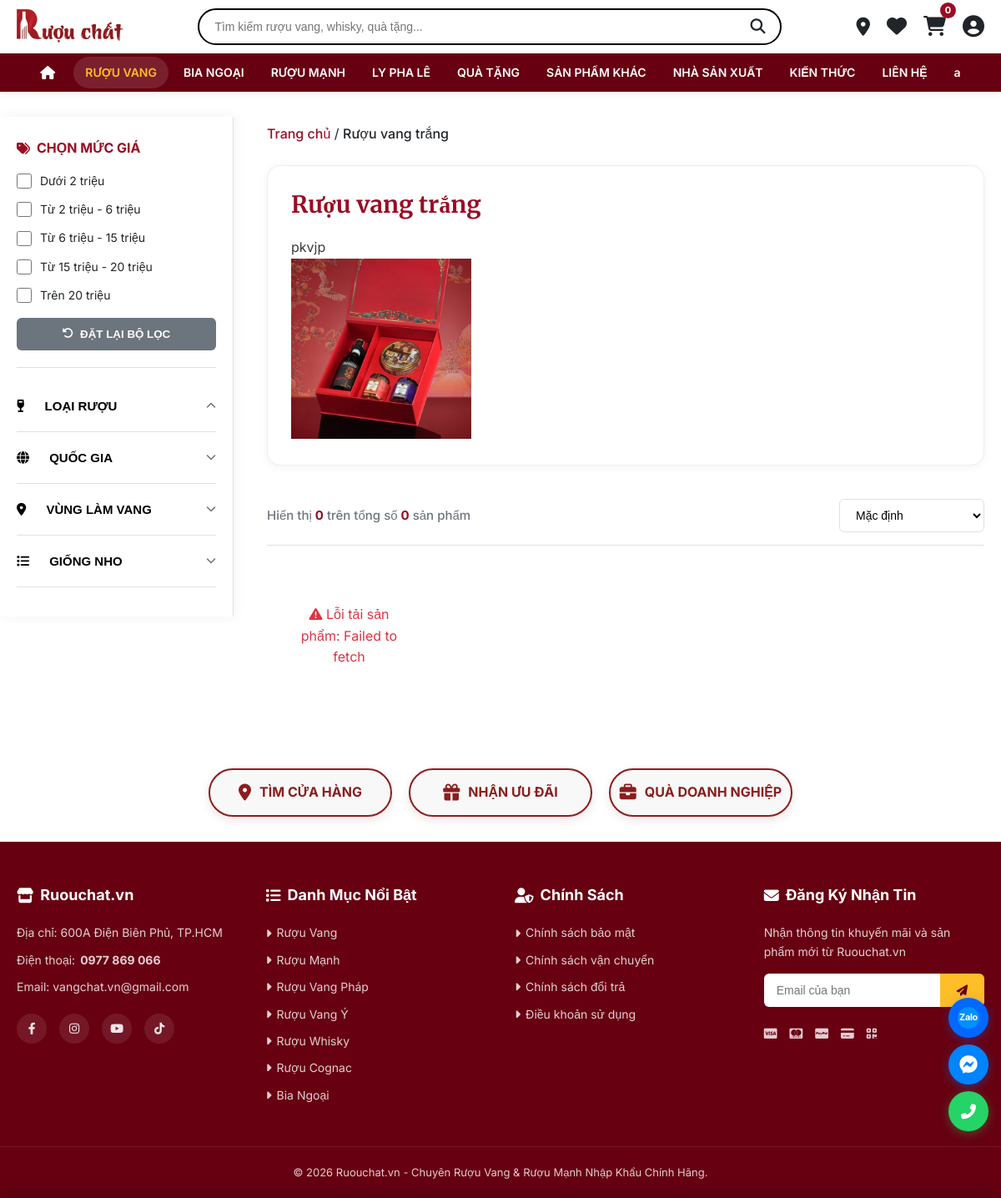
The app's page /ruou-vang-trang with its own data.
### tables this page shows
CREATE TABLE `menu_items` (
  `id` int(11) NOT NULL,
  `label` varchar(100) NOT NULL,
  `link` varchar(255) DEFAULT '#',
  `link_type` enum('custom','category','country','region','grape') DEFAULT 'custom',
  `link_value` varchar(255) DEFAULT NULL,
  `category_id` int(11) DEFAULT NULL,
  `parent_id` int(11) DEFAULT 0,
  `sort_order` int(11) DEFAULT 0,
  `column_group` int(11) DEFAULT 0 COMMENT 'Nhóm cột cho mega menu (1,2,3,4)',
  `is_heading` tinyint(1) DEFAULT 0 COMMENT '1 = tiêu đề cột',
  `is_highlight` tinyint(1) DEFAULT 0 COMMENT '1 = highlight (màu đỏ)',
  `slug` varchar(255) DEFAULT NULL
);

CREATE TABLE `categories` (
  `id` int(11) NOT NULL,
  `name` varchar(255) NOT NULL,
  `slug` varchar(255) NOT NULL,
  `parent_id` int(11) DEFAULT 0,
  `level` int(11) DEFAULT 0,
  `description` mediumtext DEFAULT NULL,
  `seo_title` varchar(255) DEFAULT NULL,
  `seo_description` mediumtext DEFAULT NULL,
  `meta_description` mediumtext DEFAULT NULL,
  `image` varchar(255) DEFAULT NULL,
  `order_position` int(11) DEFAULT 0,
  `status` tinyint(1) DEFAULT 1,
  `is_producer` tinyint(1) DEFAULT 0
);

### product_main.php (the view, shortened to what the rows shown need)
<?php
require_once 'api/config.php';
function columnExists($table, $column) {
    global $conn;
    $result = $conn->query("SHOW COLUMNS FROM `$table` LIKE '$column'");
    return $result && $result->num_rows > 0;
}
$hasSlug = columnExists('categories', 'slug');
$categoryId = isset($_GET['cat_id']) ? (int)$_GET['cat_id'] : 0;
$categorySlug = isset($_GET['category_slug']) ? trim($_GET['category_slug']) : '';
$searchKeyword = isset($_GET['search']) ? trim($_GET['search']) : '';
$brandFilter = isset($_GET['brand']) ? trim($_GET['brand']) : '';
if (!empty($categorySlug) && $categoryId == 0) {
    if ($hasSlug) {
        $stmt = $conn->prepare("SELECT id, name, description, meta_description, image, parent_id FROM categories WHERE slug = ? AND status = 1");
        if ($stmt) {
            $stmt->bind_param("s", $categorySlug);
            $stmt->execute();
            $result = $stmt->get_result();
            if ($result->num_rows > 0) {
                $catData = $result->fetch_assoc();
                $categoryId = (int)$catData['id'];
            }
        }
    }
}
$category = null;
$showDefaultDesc = true;
if ($categoryId > 0) {
    $fields = "id, name, description, meta_description, image, parent_id";
    if ($hasSlug) $fields .= ", slug";
    $stmt = $conn->prepare("SELECT $fields FROM categories WHERE id = ? AND status = 1");
    if ($stmt) {
        $stmt->bind_param("i", $categoryId);
        $stmt->execute();
        $result = $stmt->get_result();
        if ($result->num_rows > 0) {
            $category = $result->fetch_assoc();
            $showDefaultDesc = false;
        }
    }
}
function fixDescriptionImages($content) {
    $content = str_replace('../uploads/', 'uploads/', $content);
    return $content;
}
$menuItems = [];
$menuResult = $conn->query("SELECT * FROM menu_items ORDER BY parent_id, sort_order, id");
if ($menuResult && $menuResult->num_rows > 0) {
    while ($row = $menuResult->fetch_assoc()) {
        $menuItems[] = $row;
    }
}
function convertLink($link, $link_type, $link_value, $category_id, $slug = null) {
    if (!empty($slug) && !empty($link) && strpos($link, '/') === 0) {
        if (preg_match('/^\/[a-z0-9-]+$/', $link)) {
            return $link;
        }
    }
    $staticLinks = [
        'product_main.php' => '/ruou-vang',
        'lyphale.php' => '/ly-pha-le',
        'kienthuc.php' => '/kien-thuc',
        'lienhe.php' => '/lien-he',
        'sanphamkhac.php' => '/san-pham-khac',
        'quatangdoanhnghiep.php' => '/quatangdoanhnghiep',
        'nhasanxuat.php' => '/nha-san-xuat',
        'login.php' => '/dang-nhap',
        'register.php' => '/dang-ky',
        'cart.php' => '/gio-hang',
        'account.php' => '/tai-khoan',
        'checkout.php' => '/thanh-toan',
        'chinh-sach.php' => '/chinh-sach'
    ];
    if (isset($staticLinks[$link])) {
        return $staticLinks[$link];
    }
    return $link;
}
function buildMenuHTML($menuItems) {
    $rootItems = array_filter($menuItems, function($item) {
        return $item['parent_id'] == 0;
    });
    usort($rootItems, function($a, $b) {
        return ($a['sort_order'] ?? 0) - ($b['sort_order'] ?? 0);
    });
    $html = '';
    foreach ($rootItems as $root) {
        $children = array_filter($menuItems, function($item) use ($root) {
            return $item['parent_id'] == $root['id'];
        });
        usort($children, function($a, $b) {
            return ($a['sort_order'] ?? 0) - ($b['sort_order'] ?? 0);
        });
        $hasChildren = !empty($children);
        $link = convertLink($root['link'] ?? '#', $root['link_type'] ?? 'custom', $root['link_value'] ?? null, $root['category_id'] ?? null, $root['slug'] ?? null);
        $isActive = false;
        $currentPath = $_SERVER['REQUEST_URI'];
        $linkPath = parse_url($link, PHP_URL_PATH);
        if ($linkPath && strpos($currentPath, $linkPath) !== false) {
            $isActive = true;
        }
        if (!empty($root['slug']) && strpos($currentPath, '/' . $root['slug']) !== false) {
            $isActive = true;
        }
        $activeClass = $isActive ? ' active' : '';
        $liClass = $hasChildren ? 'class="nav-item has-dropdown"' : 'class="nav-item"';
        $html .= '<li ' . $liClass . '>';
        $html .= '<a href="' . htmlspecialchars($link) . '" class="nav-link' . $activeClass . '">' . htmlspecialchars($root['label']) . '</a>';
        if ($hasChildren) {
            $html .= '<span class="mobile-arrow"><i class="fas fa-chevron-down"></i></span>';
            $html .= '<div class="dropdown-menu">';
            $grouped = [];
            foreach ($children as $child) {
                $group = !empty($child['column_group']) ? (int)$child['column_group'] : 1;
                if (!isset($grouped[$group])) {
                    $grouped[$group] = [];
                }
                $grouped[$group][] = $child;
            }
            ksort($grouped);
            foreach ($grouped as $groupItems) {
                $html .= '<div class="dropdown-column">';
                foreach ($groupItems as $child) {
                    $childLink = convertLink($child['link'] ?? '#', $child['link_type'] ?? 'custom', $child['link_value'] ?? null, $child['category_id'] ?? null, $child['slug'] ?? null);
                    $isChildActive = false;
                    if (!empty($child['is_heading'])) {
                        $html .= '<h3>' . htmlspecialchars($child['label']) . '</h3>';
                    } else {
                        $activeChild = $isChildActive ? ' active' : '';
                        $html .= '<a href="' . htmlspecialchars($childLink) . '" class="' . $activeChild . '">' . htmlspecialchars($child['label']) . '</a>';
                    }
                }
                $html .= '</div>';
            }
            $html .= '</div>';
        }
        $html .= '</li>';
    }
    return $html;
}
?>
<!DOCTYPE html>
<html lang="vi">
<head>
    <link rel="stylesheet" href="https://cdnjs.cloudflare.com/ajax/libs/font-awesome/6.4.0/css/all.min.css">
</head>
<body>
    <header class="header show">
        <div class="container">
            <div class="header-bottom">
                <nav class="main-nav">
                    <ul class="nav-list" id="navList">
                        <?php echo buildMenuHTML($menuItems); ?>
                    </ul>
                </nav>
            </div>
        </div>
    </header>
    <div class="main-container">
        <div class="product-listing-container">
            <main class="product-listing">
                <div class="category-breadcrumb">
                    <a href="index.php">Trang chủ</a> /
                    <?php if (!empty($searchKeyword)): ?>
                        <span>Tìm kiếm: <?php echo htmlspecialchars($searchKeyword); ?></span>
                    <?php elseif (!empty($brandFilter)): ?>
                        <span>Thương hiệu: <?php echo htmlspecialchars($brandFilter); ?></span>
                    <?php elseif ($categoryId > 0 && $category): ?>
                        <span><?php echo htmlspecialchars($category['name']); ?></span>
                    <?php else: ?>
                        <span>Tất cả sản phẩm</span>
                    <?php endif; ?>
                </div>
                <div class="category-description">
                    <?php if (!empty($searchKeyword)): ?>
                        <h2>Kết quả tìm kiếm cho "<?php echo htmlspecialchars($searchKeyword); ?>"</h2>
                        <p>Hiển thị sản phẩm phù hợp với từ khóa của bạn.</p>
                    <?php elseif (!empty($brandFilter)): ?>
                        <h2>Thương hiệu: <?php echo htmlspecialchars($brandFilter); ?></h2>
                        <p>Danh sách các sản phẩm thuộc thương hiệu <?php echo htmlspecialchars($brandFilter); ?>.</p>
                    <?php elseif (!$showDefaultDesc && $category): ?>
                        <h2><?php echo htmlspecialchars($category['name']); ?></h2>
                        <div class="description-content-wrapper">
                            <div class="description-content" id="catDescContent">
                                <?php
                                $fullContent = fixDescriptionImages($category['description'] ?? '');
                                $plainText = strip_tags($fullContent);
                                $previewText = mb_substr($plainText, 0, 300);
                                $hasMore = mb_strlen($plainText) > 300;
                                ?>
                                <?php if ($hasMore): ?>
                                    <span class="preview-text"><?php echo htmlspecialchars($previewText); ?><span class="dots">...</span></span>
                                    <span class="full-text"><?php echo $fullContent; ?></span>
                                    <button class="read-more-btn" onclick="toggleDescription()">
                                        <span class="btn-text">Xem thêm</span>
                                        <i class="fas fa-chevron-down"></i>
                                    </button>
                                <?php else: ?>
                                    <?php echo $fullContent; ?>
                                <?php endif; ?>
                            </div>
                        </div>
                    <?php endif; ?>
                </div>
            </main>
        </div>
    </div>
</body>
</html>

### records on screen
menu_items: label "RƯỢU VANG"
menu_items: label "BIA NGOẠI"
menu_items: label "RƯỢU MẠNH"
menu_items: label "LY PHA LÊ"
menu_items: label "QUÀ TẶNG"
menu_items: label "SẢN PHẨM KHÁC"
menu_items: label "NHÀ SẢN XUẤT"
menu_items: label "KIẾN THỨC"
menu_items: label "LIÊN HỆ"
menu_items: label "a"
categories: name "Rượu vang trắng", description "pkvjp", description (picture)
